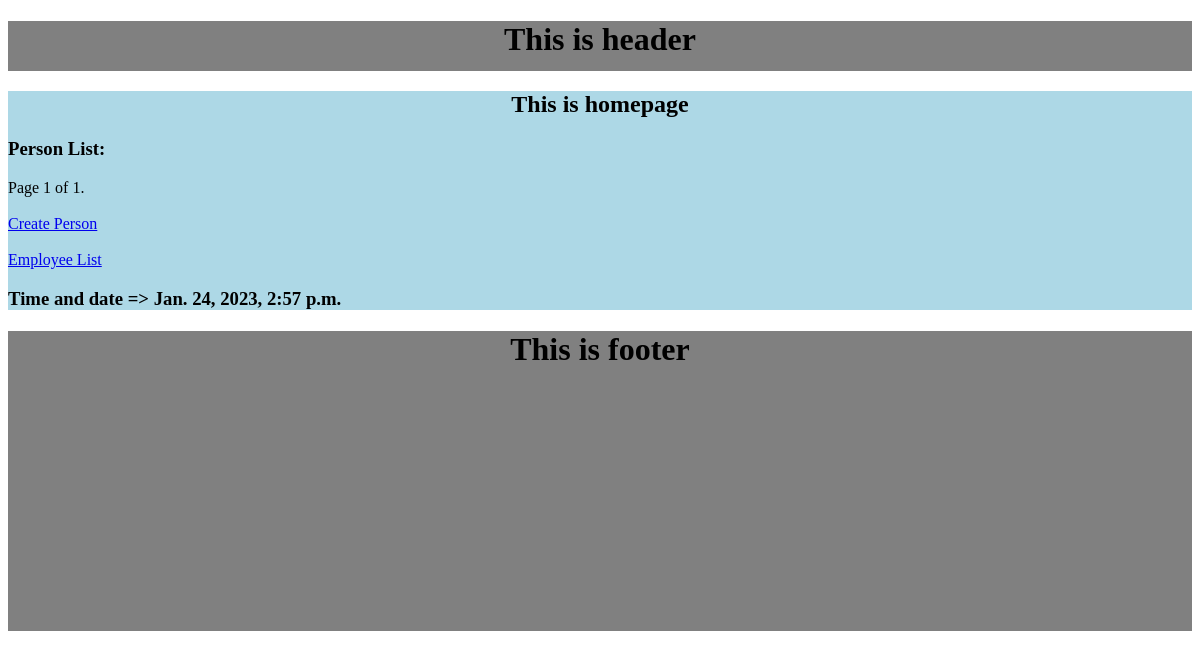
The app's page /, older data.
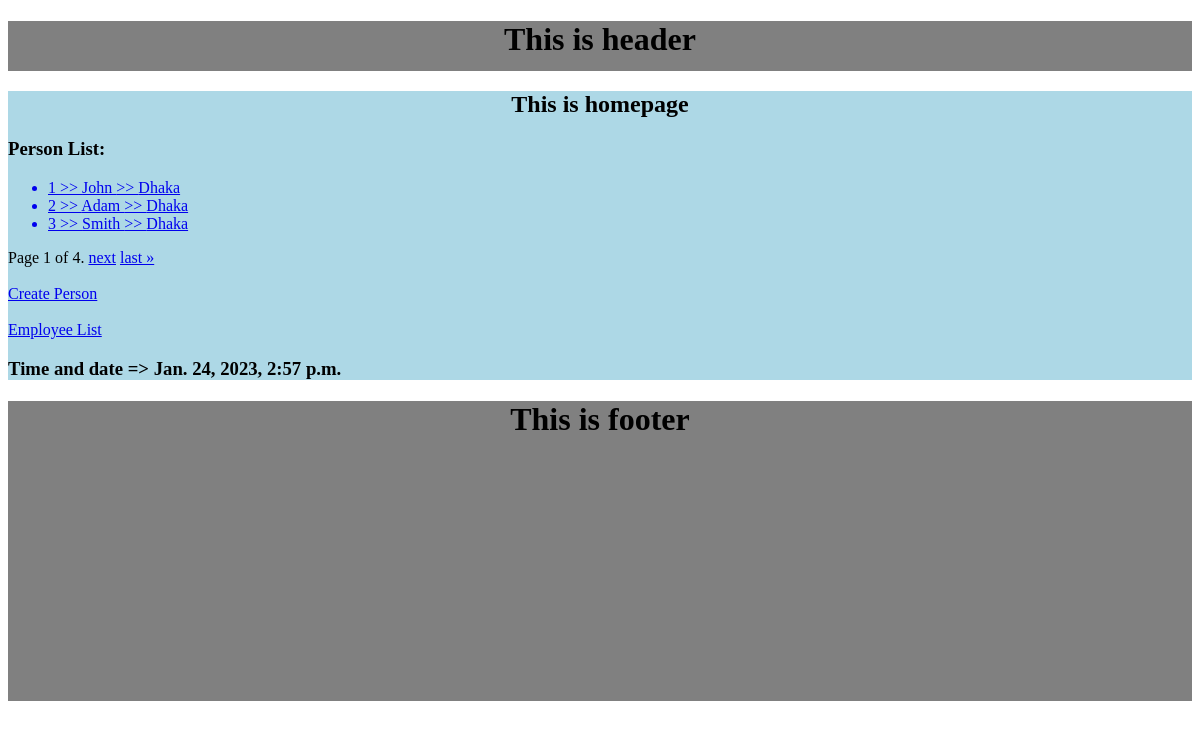
The same page, newer data.
### myapp/models.py (models this page shows, shortened)
class PersonInfo(models.Model):
    name = models.CharField(max_length=250)
    address = models.CharField(max_length=250)
    age = models.FloatField()

### myapp/views.py (the view)
# urls.py: path("", views.Index.as_view(), name="index"),
class Index(generic.ListView):
    model = PersonInfo
    template_name = "myapp/index.html"
    context_object_name = 'person_list'
    paginate_by = 3
    def get_context_data(self, **kwargs):
        context = super().get_context_data(**kwargs)
        context["time"] = datetime.datetime.now()
        return context

### myapp/templates/myapp/index.html (shortened to what this page needs)
{% extends 'myapp/base.html' %}
{% block main %}
<div id="main" style="background:lightblue;">
    <div style="text-align:center;">
        <h2>This is homepage</h2>
    </div>
    <h3>Person List:</h3>
    <div>
        <ul>
            {% for person in person_list %}
            <a href="{% url 'myapp:person_detail' pk=person.id %}">
                <li>{{person.id}} >> {{person.name}} >> {{person.address}}</li></a>
            {% endfor %}
        </ul>
    </div>
    <div class="pagination">
        <span class="step-links">
            <span class="current">
                Page {{ page_obj.number }} of {{ page_obj.paginator.num_pages }}.
            </span>
            {% if page_obj.has_next %}
                <a href="?page={{ page_obj.next_page_number }}">next</a>
                <a href="?page={{ page_obj.paginator.num_pages }}">last &raquo;</a>
            {% endif %}
        </span>
    </div>
    <div>
        <br>
        <a href="{% url 'myapp:create_person' %}">Create Person</a>
    </div>
    <div>
        <br>
        <a href="{% url 'myapp:emp_list' %}">Employee List</a>
    </div>
    <h3>Time and date => {{time}}</h3>
</div>
{% endblock %}

Row changes from the older to the newer data that the page shows:
added PersonInfo: id "1", name "John", address "Dhaka"
added PersonInfo: id "2", name "Adam", address "Dhaka"
added PersonInfo: id "3", name "Smith", address "Dhaka"
Text that changed along with them:
{{ page_obj.paginator.num_pages }}: "1" → "4"
text now shown: "next last »"
